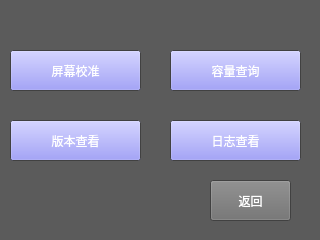
<?xml version="1.0" encoding="UTF-8"?>
<ui version="4.0">
 <class>Systemset</class>
 <widget class="QWidget" name="Systemset">
  <property name="geometry">
   <rect>
    <x>0</x>
    <y>0</y>
    <width>320</width>
    <height>240</height>
   </rect>
  </property>
  <property name="palette">
   <palette>
    <active>
     <colorrole role="WindowText">
      <brush brushstyle="SolidPattern">
       <color alpha="255">
        <red>255</red>
        <green>255</green>
        <blue>255</blue>
       </color>
      </brush>
     </colorrole>
     <colorrole role="Base">
      <brush brushstyle="SolidPattern">
       <color alpha="255">
        <red>255</red>
        <green>255</green>
        <blue>255</blue>
       </color>
      </brush>
     </colorrole>
     <colorrole role="Window">
      <brush brushstyle="SolidPattern">
       <color alpha="255">
        <red>91</red>
        <green>91</green>
        <blue>91</blue>
       </color>
      </brush>
     </colorrole>
    </active>
    <inactive>
     <colorrole role="WindowText">
      <brush brushstyle="SolidPattern">
       <color alpha="255">
        <red>255</red>
        <green>255</green>
        <blue>255</blue>
       </color>
      </brush>
     </colorrole>
     <colorrole role="Base">
      <brush brushstyle="SolidPattern">
       <color alpha="255">
        <red>255</red>
        <green>255</green>
        <blue>255</blue>
       </color>
      </brush>
     </colorrole>
     <colorrole role="Window">
      <brush brushstyle="SolidPattern">
       <color alpha="255">
        <red>91</red>
        <green>91</green>
        <blue>91</blue>
       </color>
      </brush>
     </colorrole>
    </inactive>
    <disabled>
     <colorrole role="WindowText">
      <brush brushstyle="SolidPattern">
       <color alpha="255">
        <red>120</red>
        <green>120</green>
        <blue>120</blue>
       </color>
      </brush>
     </colorrole>
     <colorrole role="Base">
      <brush brushstyle="SolidPattern">
       <color alpha="255">
        <red>91</red>
        <green>91</green>
        <blue>91</blue>
       </color>
      </brush>
     </colorrole>
     <colorrole role="Window">
      <brush brushstyle="SolidPattern">
       <color alpha="255">
        <red>91</red>
        <green>91</green>
        <blue>91</blue>
       </color>
      </brush>
     </colorrole>
    </disabled>
   </palette>
  </property>
  <property name="windowTitle">
   <string>Form</string>
  </property>
  <widget class="QPushButton" name="pushButton">
   <property name="geometry">
    <rect>
     <x>10</x>
     <y>50</y>
     <width>131</width>
     <height>41</height>
    </rect>
   </property>
   <property name="palette">
    <palette>
     <active>
      <colorrole role="Button">
       <brush brushstyle="SolidPattern">
        <color alpha="255">
         <red>135</red>
         <green>135</green>
         <blue>240</blue>
        </color>
       </brush>
      </colorrole>
      <colorrole role="ButtonText">
       <brush brushstyle="SolidPattern">
        <color alpha="255">
         <red>255</red>
         <green>255</green>
         <blue>255</blue>
        </color>
       </brush>
      </colorrole>
     </active>
     <inactive>
      <colorrole role="Button">
       <brush brushstyle="SolidPattern">
        <color alpha="255">
         <red>135</red>
         <green>135</green>
         <blue>240</blue>
        </color>
       </brush>
      </colorrole>
      <colorrole role="ButtonText">
       <brush brushstyle="SolidPattern">
        <color alpha="255">
         <red>255</red>
         <green>255</green>
         <blue>255</blue>
        </color>
       </brush>
      </colorrole>
     </inactive>
     <disabled>
      <colorrole role="Button">
       <brush brushstyle="SolidPattern">
        <color alpha="255">
         <red>135</red>
         <green>135</green>
         <blue>240</blue>
        </color>
       </brush>
      </colorrole>
      <colorrole role="ButtonText">
       <brush brushstyle="SolidPattern">
        <color alpha="255">
         <red>120</red>
         <green>120</green>
         <blue>120</blue>
        </color>
       </brush>
      </colorrole>
     </disabled>
    </palette>
   </property>
   <property name="text">
    <string>屏幕校准</string>
   </property>
  </widget>
  <widget class="QPushButton" name="volumebnz">
   <property name="geometry">
    <rect>
     <x>170</x>
     <y>50</y>
     <width>131</width>
     <height>41</height>
    </rect>
   </property>
   <property name="palette">
    <palette>
     <active>
      <colorrole role="Button">
       <brush brushstyle="SolidPattern">
        <color alpha="255">
         <red>135</red>
         <green>135</green>
         <blue>240</blue>
        </color>
       </brush>
      </colorrole>
      <colorrole role="ButtonText">
       <brush brushstyle="SolidPattern">
        <color alpha="255">
         <red>255</red>
         <green>255</green>
         <blue>255</blue>
        </color>
       </brush>
      </colorrole>
     </active>
     <inactive>
      <colorrole role="Button">
       <brush brushstyle="SolidPattern">
        <color alpha="255">
         <red>135</red>
         <green>135</green>
         <blue>240</blue>
        </color>
       </brush>
      </colorrole>
      <colorrole role="ButtonText">
       <brush brushstyle="SolidPattern">
        <color alpha="255">
         <red>255</red>
         <green>255</green>
         <blue>255</blue>
        </color>
       </brush>
      </colorrole>
     </inactive>
     <disabled>
      <colorrole role="Button">
       <brush brushstyle="SolidPattern">
        <color alpha="255">
         <red>135</red>
         <green>135</green>
         <blue>240</blue>
        </color>
       </brush>
      </colorrole>
      <colorrole role="ButtonText">
       <brush brushstyle="SolidPattern">
        <color alpha="255">
         <red>120</red>
         <green>120</green>
         <blue>120</blue>
        </color>
       </brush>
      </colorrole>
     </disabled>
    </palette>
   </property>
   <property name="text">
    <string>容量查询</string>
   </property>
  </widget>
  <widget class="QPushButton" name="versionbnz">
   <property name="geometry">
    <rect>
     <x>10</x>
     <y>120</y>
     <width>131</width>
     <height>41</height>
    </rect>
   </property>
   <property name="palette">
    <palette>
     <active>
      <colorrole role="Button">
       <brush brushstyle="SolidPattern">
        <color alpha="255">
         <red>135</red>
         <green>135</green>
         <blue>240</blue>
        </color>
       </brush>
      </colorrole>
      <colorrole role="ButtonText">
       <brush brushstyle="SolidPattern">
        <color alpha="255">
         <red>255</red>
         <green>255</green>
         <blue>255</blue>
        </color>
       </brush>
      </colorrole>
     </active>
     <inactive>
      <colorrole role="Button">
       <brush brushstyle="SolidPattern">
        <color alpha="255">
         <red>135</red>
         <green>135</green>
         <blue>240</blue>
        </color>
       </brush>
      </colorrole>
      <colorrole role="ButtonText">
       <brush brushstyle="SolidPattern">
        <color alpha="255">
         <red>255</red>
         <green>255</green>
         <blue>255</blue>
        </color>
       </brush>
      </colorrole>
     </inactive>
     <disabled>
      <colorrole role="Button">
       <brush brushstyle="SolidPattern">
        <color alpha="255">
         <red>135</red>
         <green>135</green>
         <blue>240</blue>
        </color>
       </brush>
      </colorrole>
      <colorrole role="ButtonText">
       <brush brushstyle="SolidPattern">
        <color alpha="255">
         <red>120</red>
         <green>120</green>
         <blue>120</blue>
        </color>
       </brush>
      </colorrole>
     </disabled>
    </palette>
   </property>
   <property name="text">
    <string>版本查看</string>
   </property>
  </widget>
  <widget class="QPushButton" name="systemreturnbnz">
   <property name="geometry">
    <rect>
     <x>210</x>
     <y>180</y>
     <width>81</width>
     <height>41</height>
    </rect>
   </property>
   <property name="palette">
    <palette>
     <active>
      <colorrole role="Button">
       <brush brushstyle="SolidPattern">
        <color alpha="255">
         <red>111</red>
         <green>111</green>
         <blue>111</blue>
        </color>
       </brush>
      </colorrole>
      <colorrole role="ButtonText">
       <brush brushstyle="SolidPattern">
        <color alpha="255">
         <red>255</red>
         <green>255</green>
         <blue>255</blue>
        </color>
       </brush>
      </colorrole>
     </active>
     <inactive>
      <colorrole role="Button">
       <brush brushstyle="SolidPattern">
        <color alpha="255">
         <red>111</red>
         <green>111</green>
         <blue>111</blue>
        </color>
       </brush>
      </colorrole>
      <colorrole role="ButtonText">
       <brush brushstyle="SolidPattern">
        <color alpha="255">
         <red>255</red>
         <green>255</green>
         <blue>255</blue>
        </color>
       </brush>
      </colorrole>
     </inactive>
     <disabled>
      <colorrole role="Button">
       <brush brushstyle="SolidPattern">
        <color alpha="255">
         <red>111</red>
         <green>111</green>
         <blue>111</blue>
        </color>
       </brush>
      </colorrole>
      <colorrole role="ButtonText">
       <brush brushstyle="SolidPattern">
        <color alpha="255">
         <red>120</red>
         <green>120</green>
         <blue>120</blue>
        </color>
       </brush>
      </colorrole>
     </disabled>
    </palette>
   </property>
   <property name="text">
    <string>返回</string>
   </property>
  </widget>
  <widget class="QPushButton" name="varbnz">
   <property name="geometry">
    <rect>
     <x>170</x>
     <y>120</y>
     <width>131</width>
     <height>41</height>
    </rect>
   </property>
   <property name="palette">
    <palette>
     <active>
      <colorrole role="Button">
       <brush brushstyle="SolidPattern">
        <color alpha="255">
         <red>135</red>
         <green>135</green>
         <blue>240</blue>
        </color>
       </brush>
      </colorrole>
      <colorrole role="ButtonText">
       <brush brushstyle="SolidPattern">
        <color alpha="255">
         <red>255</red>
         <green>255</green>
         <blue>255</blue>
        </color>
       </brush>
      </colorrole>
     </active>
     <inactive>
      <colorrole role="Button">
       <brush brushstyle="SolidPattern">
        <color alpha="255">
         <red>135</red>
         <green>135</green>
         <blue>240</blue>
        </color>
       </brush>
      </colorrole>
      <colorrole role="ButtonText">
       <brush brushstyle="SolidPattern">
        <color alpha="255">
         <red>255</red>
         <green>255</green>
         <blue>255</blue>
        </color>
       </brush>
      </colorrole>
     </inactive>
     <disabled>
      <colorrole role="Button">
       <brush brushstyle="SolidPattern">
        <color alpha="255">
         <red>135</red>
         <green>135</green>
         <blue>240</blue>
        </color>
       </brush>
      </colorrole>
      <colorrole role="ButtonText">
       <brush brushstyle="SolidPattern">
        <color alpha="255">
         <red>120</red>
         <green>120</green>
         <blue>120</blue>
        </color>
       </brush>
      </colorrole>
     </disabled>
    </palette>
   </property>
   <property name="text">
    <string>日志查看</string>
   </property>
  </widget>
 </widget>
 <resources/>
 <connections/>
</ui>
